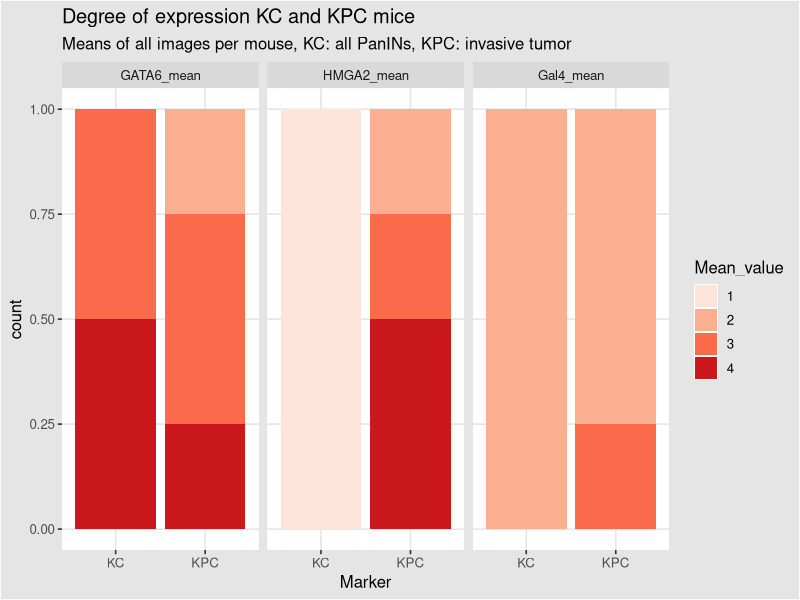
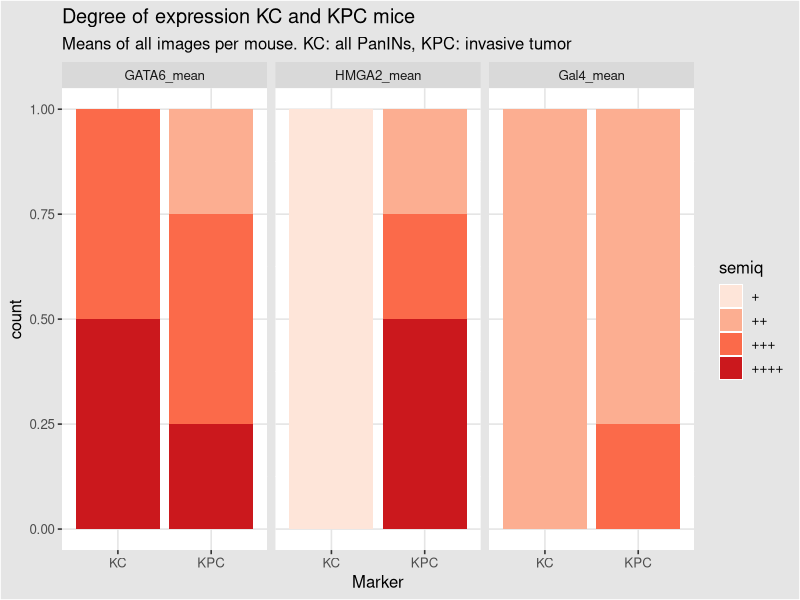
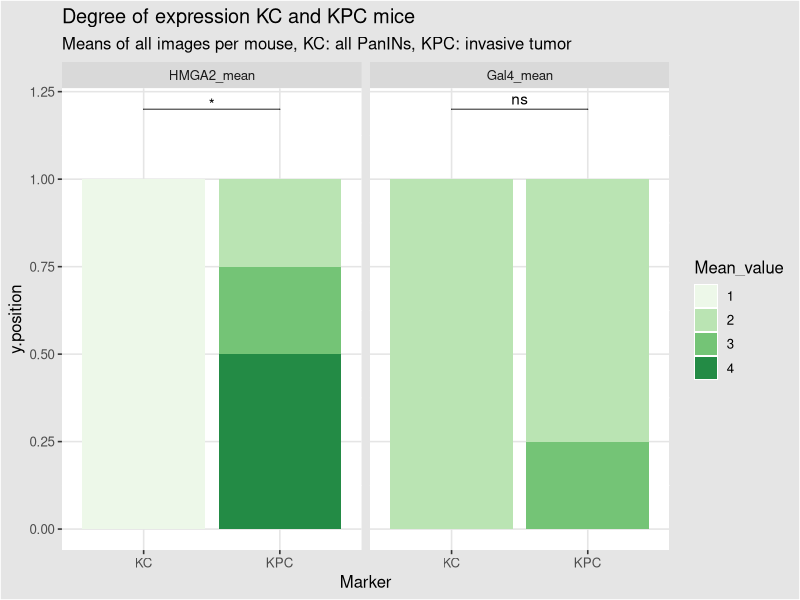
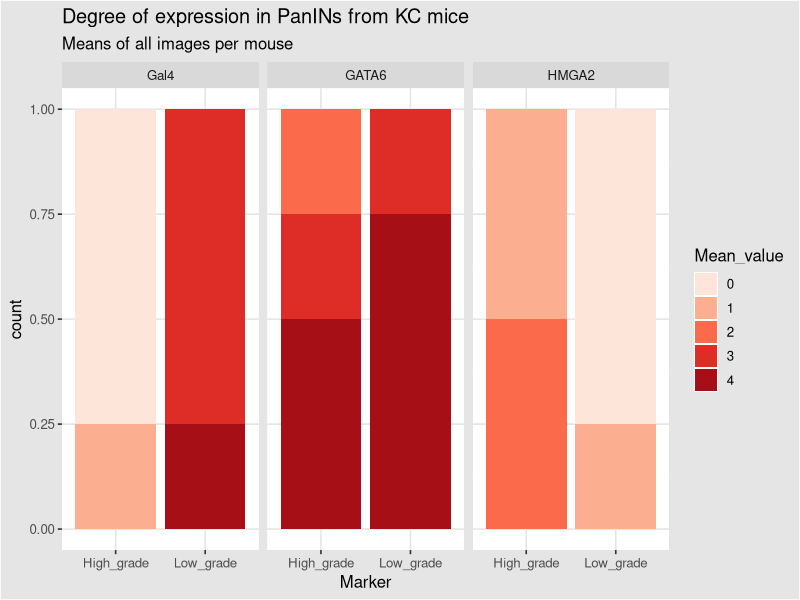
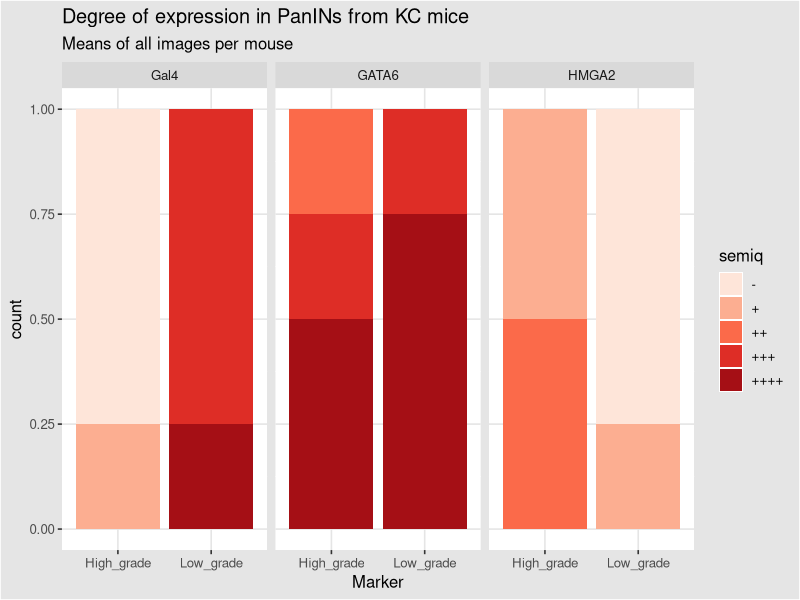
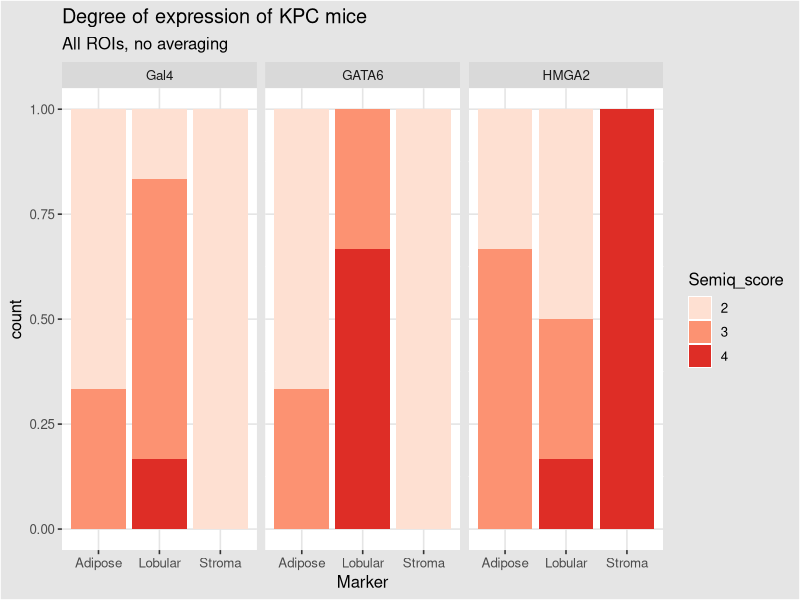
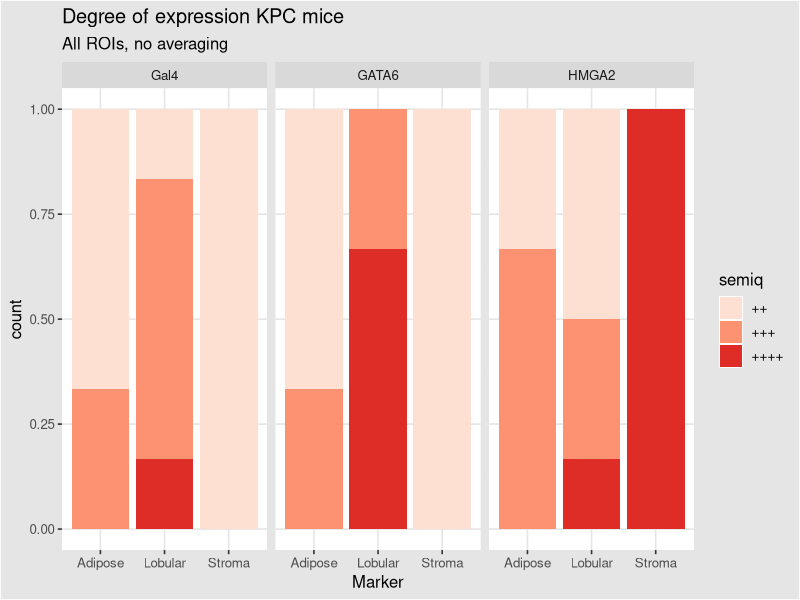
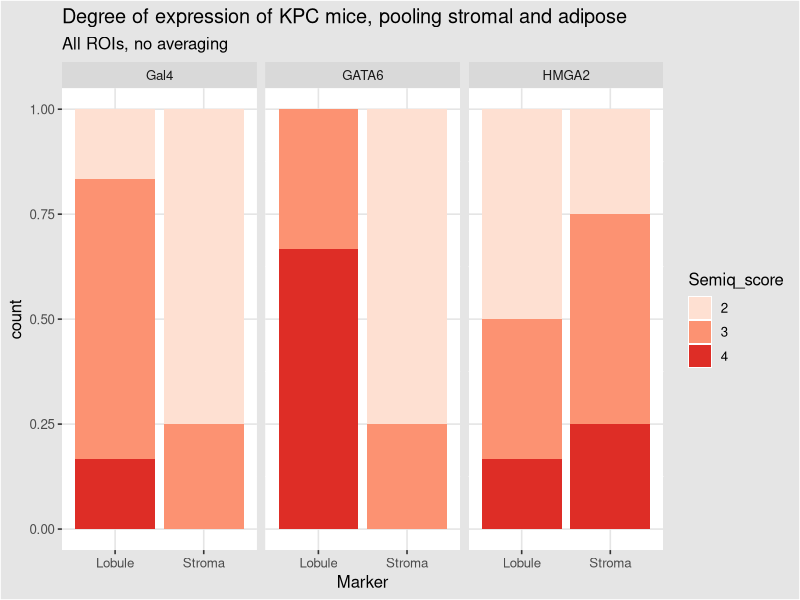

Write R code to recreate these figures, in order.
## ---- chunk 1
knitr::opts_chunk$set(echo = TRUE)
## ---- chunk 2
library(dplyr)
library(ggplot2)
library(ggthemes)
library(RColorBrewer)
library(reshape2)

library(rstatix)
library(ggpubr)


## ---- chunk 3

semiq <- factor(c('++++', '+++', '++', '+', '-'))
numeric_semiq <- (c(4, 3, 2, 1, 0))
explanation <- c("all or almost all cells are positive",
            "more than half of the cells are positive",
            "less than half of the cells are positive",
            "few, scarce cells are positive",
            "all cells are negative")

semiq_legend <- data.frame(semiq, numeric_semiq, explanation)
semiq_legend

## ---- chunk 4
setwd("/Users/sara.soderqvist/Library/CloudStorage/OneDrive-KarolinskaInstitutet/Writing_/Adaptive PDAC paper/Code to clean up and add in/read in") # adjust the working directory

KC_og <- read.csv('read in_in vivo_semiq_KC.csv',
                                  sep = ';', header = TRUE)

KPC_og <- read.csv('read in_in vivo_semiq_KPC.csv',
                                  sep = ';', header = TRUE)
# remove residuals from excel export
KC <- KC_og[, -10]
KPC <- KPC_og[-c(11:13),]

KC <- KC %>% mutate_at(c('Gal4_L', 'GATA6_L', 'HMGA2_L', 'Gal4_H', 'GATA6_H', 'HMGA2_H'), as.numeric)
str(KC)
knitr::kable(head(KPC))
knitr::kable(head(KC))
## ---- chunk 5
KPC_s <- split(KPC, f = KPC$Mouse)
KPC_meancalc <- lapply(KPC_s, function (a) {
  a$GATA6_mean <- round(mean(a$GATA6))
  a$HMGA2_mean <- round(mean(a$HMGA2))
  a$Gal4_mean <- round(mean(a$Gal4)) 
  a
})
#KPC_meancalc

KPC_mean_b <- bind_rows(KPC_meancalc)
KPC_mean_a <- KPC_mean_b[, -c(2, 4:7)]
KPC_mean <- unique(KPC_mean_a)
KPC_mean # this contains the mean for each KPC mouse.
## ---- chunk 6
KC_s <- split(KC, f = KC$Mouse)

KC_meancalc <- lapply(KC_s, function (a) {
  a$GATA6_mean <- round((mean(a$GATA6_L, na.rm = TRUE) + mean(a$GATA6_H, na.rm = TRUE))/2) # mean of the means for both High grade and low grade PanINs
  a$HMGA2_mean <- round((mean(a$HMGA2_L, na.rm = TRUE) + mean(a$HMGA2_H, na.rm = TRUE))/2)
  a$Gal4_mean <- round((mean(a$Gal4_L, na.rm = TRUE) + mean(a$Gal4_H, na.rm = TRUE))/2)
  a
})
#KC_meancalc

KC_mean_b <- bind_rows(KC_meancalc)

KC_mean_a <- KC_mean_b[, -c(2, 4:9)]
KC_mean <- unique(KC_mean_a)
KC_mean # this contains the mean for each KC mouse.
## ---- chunk 7
KC_mean$Mouse <- as.factor(KC_mean$Mouse)
KPC_mean$Mouse <- as.factor(KPC_mean$Mouse)
KC_KPCmeans <- bind_rows(KC_mean, KPC_mean)
KC_KPCmeans <- KC_KPCmeans %>% mutate_at(c('GATA6_mean', 'HMGA2_mean', 'Gal4_mean'), as.factor)

mKC_KPCmeans <- melt(KC_KPCmeans, id.vars = c("Mouse", "Mouse_type"), value.name = "Mean_value", variable.name = "Marker")

mKC_KPCmeans$semiq <- factor(nrow(mKC_KPCmeans))
mKC_KPCmeans <- mKC_KPCmeans %>% mutate(semiq = ifelse(grepl('1', .$Mean_value), '+', .$semiq))
mKC_KPCmeans <- mKC_KPCmeans %>% mutate(semiq = ifelse(grepl('2', .$Mean_value), '++', .$semiq))
mKC_KPCmeans <- mKC_KPCmeans %>% mutate(semiq = ifelse(grepl('3', .$Mean_value), '+++', .$semiq))
mKC_KPCmeans <- mKC_KPCmeans %>% mutate(semiq = ifelse(grepl('4', .$Mean_value), '++++', .$semiq))

bars_meanspermouse <- mKC_KPCmeans %>% ggplot(aes(x = Mouse_type, fill = Mean_value)) +
  geom_bar(position = "fill") +
  labs(title = "Degree of expression KC and KPC mice", subtitle = "Means of all images per mouse, KC: all PanINs, KPC: invasive tumor", x = "Marker") +
  facet_grid(. ~ Marker) +
  theme_igray() +
  scale_fill_brewer(palette = "Reds")  
bars_meanspermouse

bars_meanspermouse_semiq <- mKC_KPCmeans %>% ggplot(aes(x = Mouse_type, fill = semiq)) +
  geom_bar(position = "fill") +
  labs(title = "Degree of expression KC and KPC mice", subtitle = "Means of all images per mouse. KC: all PanINs, KPC: invasive tumor", x = "Marker") +
  facet_grid(. ~ Marker) +
  theme_igray() +
  scale_fill_brewer(palette = "Reds")
bars_meanspermouse_semiq

## ---- chunk 8
mKC_KPCmeans_GH <- mKC_KPCmeans[mKC_KPCmeans$Marker != "GATA6_mean", ]
mKC_KPCmeans_GH$Marker <- factor(mKC_KPCmeans_GH$Marker, levels = c("HMGA2_mean", "Gal4_mean"))
levels(mKC_KPCmeans_GH$Marker)
unique((mKC_KPCmeans_GH$Marker))

## ---- chunk 9

#Ensure numeric for statistical test
mKC_KPCmeans_GH$Mean_value <- as.numeric(mKC_KPCmeans_GH$Mean_value)

# Wilcox test (non-paired) for stacked barchart. Comparison: is there more of the respective markers in either of the two mouse models?
res.wil_KCKPC_GH_bar <-  mKC_KPCmeans_GH %>%
  group_by(Marker) %>%
  wilcox_test(Mean_value ~ Mouse_type)%>%
  adjust_pvalue(method = 'BH')%>%
  add_significance()
res.wil_KCKPC_GH_bar <- res.wil_KCKPC_GH_bar %>% add_xy_position(x = 'Mouse_type')
res.wil_KCKPC_GH_bar [11] <- 1.2 #Making the plotting more compact
res.wil_KCKPC_GH_bar

#here change the Mean_value to factor to enable making a stacked barplot
mKC_KPCmeans_GH$Mean_value <- as.factor(mKC_KPCmeans_GH$Mean_value)

bars_meanspermouse_sign <- mKC_KPCmeans_GH %>% ggplot() +
  geom_bar(aes(x = Mouse_type, fill = Mean_value), position = "fill") +
labs(title = "Degree of expression KC and KPC mice", subtitle = "Means of all images per mouse, KC: all PanINs, KPC: invasive tumor", x = "Marker") +
 facet_grid(. ~ Marker) +
  theme_igray() +
  scale_fill_brewer(palette = "Greens")  +
  stat_pvalue_manual(res.wil_KCKPC_GH_bar, label = 'p.adj.signif')
bars_meanspermouse_sign
## ---- chunk 10
KC_panincalc <- lapply(KC_s, function (a) {
  a$mean_GATA6_Low <- round((mean(a$GATA6_L, na.rm = TRUE)))
  a$mean_GATA6_High <- round((mean(a$GATA6_H, na.rm = TRUE)))
  a$mean_HMGA2_Low <- round((mean(a$HMGA2_L, na.rm = TRUE)))
  a$mean_HMGA2_High <- round((mean(a$HMGA2_H, na.rm = TRUE)))
  a$mean_Gal4_Low <- round((mean(a$Gal4_L, na.rm = TRUE)))
  a$mean_Gal4_High <- round((mean(a$Gal4_H, na.rm = TRUE)))
  a
})
#KC_panincalc

KC_meanpanin_b <- bind_rows(KC_panincalc)

KC_meanpanin_a <- KC_meanpanin_b[, -c(2, 4:9)]
KC_meanpanin <- unique(KC_meanpanin_a)
KC_meanpanin # this contains the mean for each KC mouse separated for High - and low grade PanIN.

## ---- chunk 11
KC_meanpanin$Mouse <- as.factor(KC_meanpanin$Mouse)
KC_meanpanin$Mouse_type <- as.factor(KC_meanpanin$Mouse_type)
KC_meanpanin <- KC_meanpanin %>% mutate_at(c('mean_GATA6_Low', 'mean_GATA6_High', 'mean_HMGA2_Low', 'mean_HMGA2_High', 'mean_Gal4_Low', 'mean_Gal4_High'), as.factor)

mKC_meanpanin <- melt(KC_meanpanin, id.vars = c("Mouse", "Mouse_type"), value.name = "Mean_value", variable.name = "Marker")

#factor: PanIN differentiation
mKC_meanpanin$PanIN_grade <- factor(nrow(mKC_meanpanin))
mKC_meanpanin <- mKC_meanpanin %>% mutate(PanIN_grade = ifelse(grepl('Low', .$Marker), 'Low_grade', .$PanIN_grade))
mKC_meanpanin <- mKC_meanpanin %>% mutate(PanIN_grade = ifelse(grepl('High', .$Marker), 'High_grade', .$PanIN_grade))

#Now simplify the marker names
mKC_meanpanin$Marker <- as.character(mKC_meanpanin$Marker) # will otherwise return factor levels if 'no' in ifelse statement.
mKC_meanpanin <- mKC_meanpanin %>% mutate(Marker = ifelse(grepl('Gal4', .$Marker), 'Gal4', .$Marker))
mKC_meanpanin <- mKC_meanpanin %>% mutate(Marker = ifelse(grepl('GATA6', .$Marker), 'GATA6', .$Marker))
mKC_meanpanin <- mKC_meanpanin %>% mutate(Marker = ifelse(grepl('HMGA2', .$Marker), 'HMGA2', .$Marker))
mKC_meanpanin$Marker <- as.factor(mKC_meanpanin$Marker) #change back to factor

mKC_meanpanin$semiq <- factor(nrow(mKC_meanpanin))
mKC_meanpanin <- mKC_meanpanin %>% mutate(semiq = ifelse(grepl('0', .$Mean_value), '-', .$semiq))
mKC_meanpanin <- mKC_meanpanin %>% mutate(semiq = ifelse(grepl('1', .$Mean_value), '+', .$semiq))
mKC_meanpanin <- mKC_meanpanin %>% mutate(semiq = ifelse(grepl('2', .$Mean_value), '++', .$semiq))
mKC_meanpanin <- mKC_meanpanin %>% mutate(semiq = ifelse(grepl('3', .$Mean_value), '+++', .$semiq))
mKC_meanpanin <- mKC_meanpanin %>% mutate(semiq = ifelse(grepl('4', .$Mean_value), '++++', .$semiq))

bars_meansperPanIN <- mKC_meanpanin %>% ggplot(aes(x = PanIN_grade, fill = Mean_value)) +
  geom_bar(position = "fill") +
  labs(title = "Degree of expression in PanINs from KC mice", subtitle = "Means of all images per mouse", x = "Marker") +
  facet_grid(. ~ Marker) +
  theme_igray() +
  scale_fill_brewer(palette = "Reds") 
bars_meansperPanIN

bars_meansperPanIN_semiq <- mKC_meanpanin %>% ggplot(aes(x = PanIN_grade, fill = semiq)) +
  geom_bar(position = "fill") +
  labs(title = "Degree of expression in PanINs from KC mice", subtitle = "Means of all images per mouse", x = "Marker") +
  facet_grid(. ~ Marker) +
  theme_igray() +
  scale_fill_brewer(palette = "Reds")
bars_meansperPanIN_semiq
## ---- chunk 12

KPC_mean_c <- KPC_mean_b[, -c(8:10)]
KPC_mean_c # this contains the score for each image from the KPC mice
colnames(KPC_mean_c) [7] <- "Compartment"

KPC_mean_c <- KPC_mean_c %>% mutate_at(c('GATA6', 'HMGA2', 'Gal4'), as.factor)

mKPC_mean_c <- melt(KPC_mean_c, id.vars = c("Mouse", "Image", "Mouse_type", "Compartment"), value.name = "Semiq_score", variable.name = "Marker")

mKPC_mean_c$semiq <- factor(nrow(mKPC_mean_c))
mKPC_mean_c <- mKPC_mean_c %>% mutate(semiq = ifelse(grepl('1', .$Semiq_score), '+', .$semiq))
mKPC_mean_c <- mKPC_mean_c %>% mutate(semiq = ifelse(grepl('2', .$Semiq_score), '++', .$semiq))
mKPC_mean_c <- mKPC_mean_c %>% mutate(semiq = ifelse(grepl('3', .$Semiq_score), '+++', .$semiq))
mKPC_mean_c <- mKPC_mean_c %>% mutate(semiq = ifelse(grepl('4', .$Semiq_score), '++++', .$semiq))

bars_KPCcompartment <- mKPC_mean_c %>% ggplot(aes(x = Compartment, fill = Semiq_score)) +
  geom_bar(position = "fill") +
  labs(title = "Degree of expression of KPC mice", subtitle = "All ROIs, no averaging", x = "Marker") +
  facet_grid(. ~ Marker) +
  theme_igray() +
  scale_fill_brewer(palette = "Reds") 
bars_KPCcompartment

bars_KPCcompartment_semiq <- mKPC_mean_c %>% ggplot(aes(x = Compartment, fill = semiq)) +
  geom_bar(position = "fill") +
  labs(title = "Degree of expression KPC mice", subtitle = "All ROIs, no averaging", x = "Marker") +
  facet_grid(. ~ Marker) +
  theme_igray() +
  scale_fill_brewer(palette = "Reds")
bars_KPCcompartment_semiq

## ---- chunk 13

mKPC_mean_cs <- mKPC_mean_c
mKPC_mean_cs$Compartments_v2 <- factor(nrow(mKPC_mean_cs))

mKPC_mean_cs <- mKPC_mean_cs %>% mutate(Compartments_v2 = ifelse(grepl('Adipose', .$Compartment), 'Stroma',  .$Compartments_v2))
mKPC_mean_cs <- mKPC_mean_cs %>% mutate(Compartments_v2 = ifelse(grepl('Stroma', .$Compartment), 'Stroma',  .$Compartments_v2))
mKPC_mean_cs <- mKPC_mean_cs %>% mutate(Compartments_v2 = ifelse(grepl('Lobular', .$Compartment), 'Lobule',  .$Compartments_v2))
  
bars_KPCcompartment2 <- mKPC_mean_cs %>% ggplot(aes(x = Compartments_v2, fill = Semiq_score)) +
  geom_bar(position = "fill") +
  labs(title = "Degree of expression of KPC mice, pooling stromal and adipose", subtitle = "All ROIs, no averaging", x = "Marker") +
  facet_grid(. ~ Marker) +
  theme_igray() +
  scale_fill_brewer(palette = "Reds") 
bars_KPCcompartment2

bars_KPCcompartment2_semiq <- mKPC_mean_cs %>% ggplot(aes(x = Compartments_v2, fill = semiq)) +
  geom_bar(position = "fill") +
  labs(title = "Degree of expression KPC mice, pooling stromal and adipose", subtitle = "All ROIs, no averaging", x = "Marker") +
  facet_grid(. ~ Marker) +
  theme_igray() +
  scale_fill_brewer(palette = "Reds")
bars_KPCcompartment2_semiq
## ---- chunk 14

mKC_KPCmeans$Mean_value <- as.numeric(mKC_KPCmeans$Mean_value)

# Wilcox test (non-paired)
res.wil_KCKPC <-  mKC_KPCmeans %>%
  group_by(Marker) %>%
  wilcox_test(Mean_value ~ Mouse_type)%>%
  adjust_pvalue(method = 'BH')%>%
  add_significance()
res.wil_KCKPC <- res.wil_KCKPC %>% add_xy_position(x = 'Mouse_type')
res.wil_KCKPC

boxKCKPC <- mKC_KPCmeans %>%
  ggplot(aes(x = Mouse_type, y = Mean_value))+
  geom_boxplot(outlier.shape = NA, aes(fill = Mouse_type, alpha = 0.8))+
  geom_jitter(aes(color = Mouse_type), alpha = 1, position=position_jitter(0.1), size = 3)+
  scale_color_brewer(palette = 'Accent')+
  scale_fill_brewer(palette = 'Accent')+
  labs(x = '', y = 'Semiquantitative score (0-4)')+
  theme_clean()+
  facet_grid(Marker ~ .) +
  stat_pvalue_manual(res.wil_KCKPC, label = 'p.adj.signif')
boxKCKPC
## ---- chunk 15

mKC_meanpanin$Mean_value <- as.numeric(mKC_meanpanin$Mean_value)

res.wil_panin <-  mKC_meanpanin %>%
  group_by(Marker) %>%
  wilcox_test(Mean_value ~ PanIN_grade)%>%
  adjust_pvalue(method = 'BH')%>%
  add_significance()
res.wil_panin <- res.wil_panin %>% add_xy_position(x = 'PanIN_grade')
res.wil_panin

box_panin <- mKC_meanpanin %>%
  ggplot(aes(x = PanIN_grade, y = Mean_value))+
  geom_boxplot(outlier.shape = NA, aes(fill = PanIN_grade, alpha = 0.8))+
  geom_jitter(aes(color = PanIN_grade), alpha = 1, position=position_jitter(0.1), size = 3)+
  scale_color_brewer(palette = 'Accent')+
  scale_fill_brewer(palette = 'Accent')+
          labs(x = '', y = 'Semiquantitative score (0-4)')+
  theme_clean()+
  facet_grid(Marker ~ .) +
    stat_pvalue_manual(res.wil_panin, label = 'p.adj.signif')
box_panin
## ---- chunk 16

mKC_KPCmeans_GH <- mKC_KPCmeans[mKC_KPCmeans$Marker != "GATA6_mean", ]
mKC_KPCmeans_GH$Marker <- factor(mKC_KPCmeans_GH$Marker, levels = c("HMGA2_mean", "Gal4_mean"))
levels(mKC_KPCmeans_GH$Marker)
unique((mKC_KPCmeans_GH$Marker))

# Wilcox test (non-paired)
res.wil_KCKPC_GH <-  mKC_KPCmeans_GH %>%
  group_by(Marker) %>%
  wilcox_test(Mean_value ~ Mouse_type)%>%
  adjust_pvalue(method = 'BH')%>%
  add_significance()
res.wil_KCKPC_GH <- res.wil_KCKPC_GH %>% add_xy_position(x = 'Mouse_type')
res.wil_KCKPC_GH

boxKCKPC_GH <- mKC_KPCmeans_GH %>%
  ggplot(aes(x = Mouse_type, y = Mean_value))+
  geom_boxplot(outlier.shape = NA, aes(fill = Mouse_type, alpha = 0.8))+
  geom_jitter(aes(color = Mouse_type), alpha = 1, position = position_jitter(0.1), size = 3)+
  scale_color_brewer(palette = 'Accent')+
  scale_fill_brewer(palette = 'Accent')+
  labs(x = '', y = 'Semiquantitative score (0-4)')+
  theme_clean()+
  facet_grid(Marker ~ .) +
  stat_pvalue_manual(res.wil_KCKPC_GH, label = 'p.adj.signif')
boxKCKPC_GH

pointKCKPC_GH <- mKC_KPCmeans_GH %>%
  ggplot(aes(x = Mouse_type, y = Mean_value))+
  geom_count(aes(fill = Mouse_type, color = Mouse_type))+
  scale_color_brewer(palette = 'Accent')+
  scale_fill_brewer(palette = 'Accent')+
  labs(x = '', y = 'Semiquantitative score (0-4)')+
  theme_clean()+
  facet_grid(Marker ~ .) +
  stat_pvalue_manual(res.wil_KCKPC_GH, label = 'p.adj.signif') +
  scale_size(range = c(2, 10))
pointKCKPC_GH
## ---- chunk 17

mKC_meanpanin_GH <- mKC_meanpanin[mKC_meanpanin$Marker != "GATA6", ]
mKC_meanpanin_GH$Marker <- factor(mKC_meanpanin_GH$Marker, levels = c("HMGA2", "Gal4"))
levels(mKC_meanpanin_GH$Marker)
unique(mKC_meanpanin_GH$Marker)

#wilcox test, unpaired
res.wil_panin_GH <-  mKC_meanpanin_GH %>%
  group_by(Marker) %>%
  wilcox_test(Mean_value ~ PanIN_grade)%>%
  adjust_pvalue(method = 'BH')%>%
  add_significance()
res.wil_panin_GH <- res.wil_panin_GH %>% add_xy_position(x = 'PanIN_grade')
res.wil_panin_GH

box_panin_GH <- mKC_meanpanin_GH %>%
  ggplot(aes(x = PanIN_grade, y = Mean_value))+
  geom_boxplot(outlier.shape = NA, aes(fill = PanIN_grade, alpha = 0.8))+
  geom_jitter(aes(color = PanIN_grade), alpha = 1, position=position_jitter(0.1), size = 3)+
  scale_color_brewer(palette = 'Accent')+
  scale_fill_brewer(palette = 'Accent')+
  labs(x = '', y = 'Semiquantitative score (0-4)')+
  theme_clean()+
  facet_grid(Marker ~ .) +
  stat_pvalue_manual(res.wil_panin_GH, label = 'p.adj.signif')
box_panin_GH

point_panin_GH <- mKC_meanpanin_GH %>%
  ggplot(aes(x = PanIN_grade, y = Mean_value))+
  geom_count(aes(fill = PanIN_grade, color = PanIN_grade))+
  scale_color_brewer(palette = 'Accent')+
  scale_fill_brewer(palette = 'Accent')+
  labs(x = '', y = 'Semiquantitative score (0-4)')+
  theme_clean()+
  facet_grid(Marker ~ .) +
  stat_pvalue_manual(res.wil_panin_GH, label = 'p.adj.signif') +
  scale_size(range = c(2, 10))
point_panin_GH

## ---- chunk 18
#Ensure numeric for statistical test
mKC_meanpanin_GH$Mean_value <- as.numeric(mKC_meanpanin_GH$Mean_value)

# Wilcox test (non-paired) for stacked barchart. Comparison: is there more of the respective markers in either of the two PanIN differentiation grades?
res.wil_KCPanINs_GH_bar <-  mKC_meanpanin_GH %>%
  group_by(Marker) %>%
  wilcox_test(Mean_value ~ PanIN_grade)%>%
  adjust_pvalue(method = 'BH')%>%
  add_significance()
res.wil_KCPanINs_GH_bar <- res.wil_KCPanINs_GH_bar %>% add_xy_position(x = 'PanIN_grade')
res.wil_KCPanINs_GH_bar [11] <- 1.2 #Making the plotting more compact
res.wil_KCPanINs_GH_bar

#here change the Mean_value to factor to enable making a stacked barplot
mKC_meanpanin_GH$Mean_value <- as.factor(mKC_meanpanin_GH$Mean_value)

bars_meanspermouse_sign_KC <- mKC_meanpanin_GH %>% ggplot() +
  geom_bar(aes(x = PanIN_grade, fill = Mean_value), position = "fill") +
labs(title = "Degree of expression of PanINs in KC mice", subtitle = "all PanINs, Means of all images per mouse", x = "Marker") +
 facet_grid(. ~ Marker) +
  theme_igray() +
  scale_fill_brewer(palette = "Greens")  +
  stat_pvalue_manual(res.wil_KCPanINs_GH_bar, label = 'p.adj.signif')
bars_meanspermouse_sign_KC

